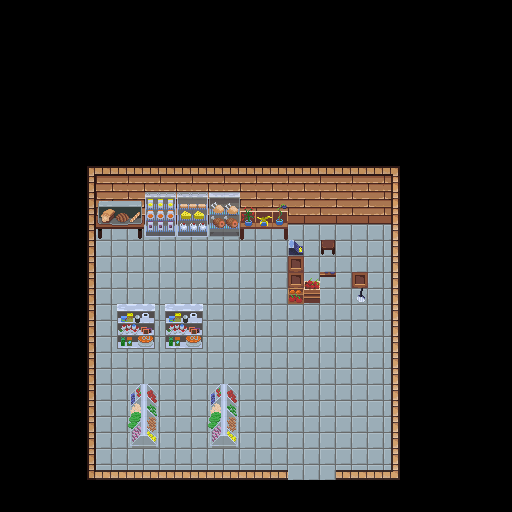

Below is a game level as drawn by its tile map, then a one-line description and the .tmx that defines it (tile-layer data replaced by summaries):
An orthogonal 32x32 tile map with 16x16 px tiles, 4 tile layers (background, midGround, buildings, foreGround), 2 tilesets and 1 object.

<map version="1.2" tiledversion="1.3.0" orientation="orthogonal" renderorder="right-down" compressionlevel="0" width="32" height="32" tilewidth="16" tileheight="16" infinite="0" nextlayerid="6" nextobjectid="33">
 <tileset firstgid="1" source="InteriorSpriteSheet.tsx" />
 <tileset firstgid="10001" source="MasterSpriteSheet.tsx" />
 <layer id="1" name="background" width="32" height="32">
  <data>[1024 cells, 361 non-empty, 10 distinct tile ids]</data>
 </layer>
 <layer id="4" name="midGround" width="32" height="32">
  <data>[1024 cells, 57 non-empty, 6 distinct tile ids]</data>
 </layer>
 <layer id="3" name="buildings" width="32" height="32" opacity="0.9">
  <data>[1024 cells, 109 non-empty, 34 distinct tile ids]</data>
 </layer>
 <layer id="5" name="foreGround" width="32" height="32">
  <data>[1024 cells, 46 non-empty, 35 distinct tile ids]</data>
 </layer>
 <objectgroup id="2" name="Portal">
  <object id="31" x="300" y="468" width="19" height="16">
   <properties>
    <property name="Click" value="false" />
    <property name="SafteyOffSetX" value="0" />
    <property name="SafteyOffSetY" value="-32" />
    <property name="standardFrom" value="GeneralStore" />
    <property name="standardTo" value="Town" />
   </properties>
  </object>
 </objectgroup>
</map>
